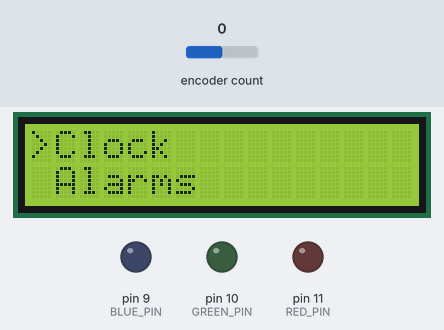
Bench run of a sketch on a simulated Arduino Uno, built with avr-gcc and run on an emulated ATmega328P. Parts: 16×2 character LCD, output pins drawn as LEDs (lit = HIGH). The test bench sets the inputs (shaded band); at power-on: encoder count 0. What the sketch prints to the serial monitor is not drawn.

Above: at 1.2 s.
1.3 s: encoder count set to 1
At 2.1 s:
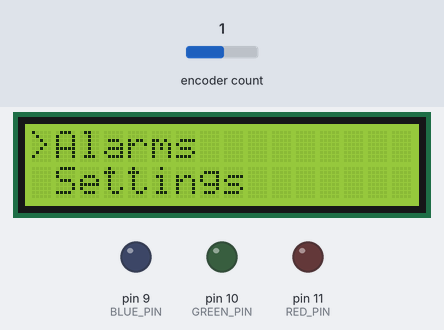
2.8 s: encoder count set to 2
At 3.3 s:
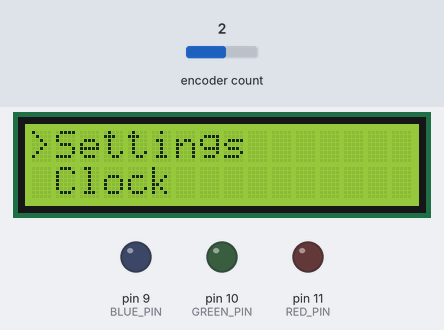
4.3 s: encoder count set to 3
At 4.7 s:
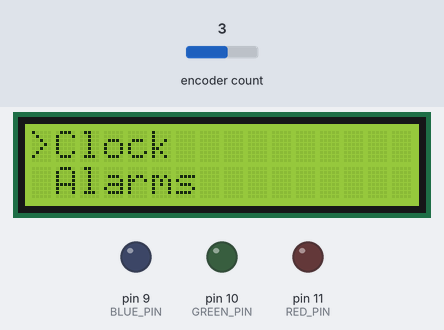
5.8 s: encoder count set to 4
At 6.6 s:
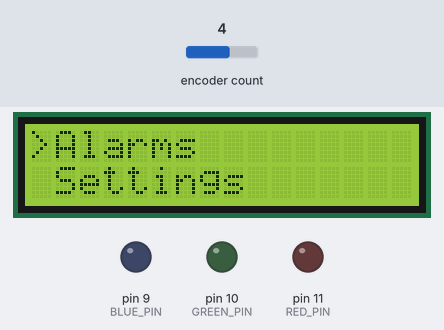
Timing chart, 0 to 8.3 s (numbered marks = the images above; inputs shaded):
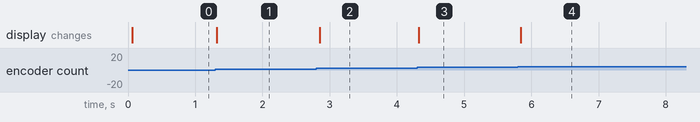

Measured:
- after the input at 1.3 s, the display: changes at once (image 1)
- after the input at 2.8 s, the display: changes after 0.05 s (image 2)
- after the input at 4.3 s, the display: changes at once (image 3)
- after the input at 5.8 s, the display: changes at once (image 4)

The sketch:

menuTest.ino
```cpp
 #include <LiquidCrystal.h>
#include <Encoder.h>


#define BLUE_PIN 9
#define GREEN_PIN 10
#define RED_PIN 11

#define MENU_SIZE 3
char * menuItems[] = {
  "Clock",
  "Alarms",
  "Settings"
};
int index;

LiquidCrystal lcd(1, 4, 5, 6, 7, 8);
Encoder enc(2,3);

void displayMenu(char** items){
    int numItems = sizeof(items);
    Serial.println(numItems);
}

void setup(){
  Serial.begin(9600);
  lcd.begin(16, 2);
  pinMode(BLUE_PIN, OUTPUT);
  pinMode(GREEN_PIN, OUTPUT);
  pinMode(RED_PIN, OUTPUT);

  index = 0;
}

long oldPosition = 0;
long newPosition = 0;
long realPosition= 0;
void loop(){
  displayMenu(menuItems);
  //update encoder
  realPosition = enc.read();
  newPosition = (realPosition + 1) / 4;  //calculate each increment based on
                                         //the position. Add 1 so that division
                                         //by 4 puts each increment in the middle
  //update index                         //of a division and not at the beginning
  if(newPosition != oldPosition){
    //wrap around index if it is out of bounds
    if(newPosition > oldPosition){
      if(index >= MENU_SIZE -1){
        index = 0;
      }else{
        index++;
      }
    }else{
      if(index <= 0){
        index = MENU_SIZE -1;
      }else{
        index--;
      }
    }
    oldPosition = newPosition;
  }

  //clear lcd
  lcd.clear();

  //print pointer
  lcd.setCursor(0, 0);
  lcd.print(">");

  //print first line
  lcd.print(menuItems[index]);

  //print second line
  lcd.setCursor(1, 1);

  //if the next index is out of bounds (aka the last item) then print the first item
  if(index >= MENU_SIZE - 1){
    lcd.print(menuItems[0]);
  }else{
    lcd.print(menuItems[index + 1]);
  }

  //delay for lcd to update
  delay(50);
}
```
